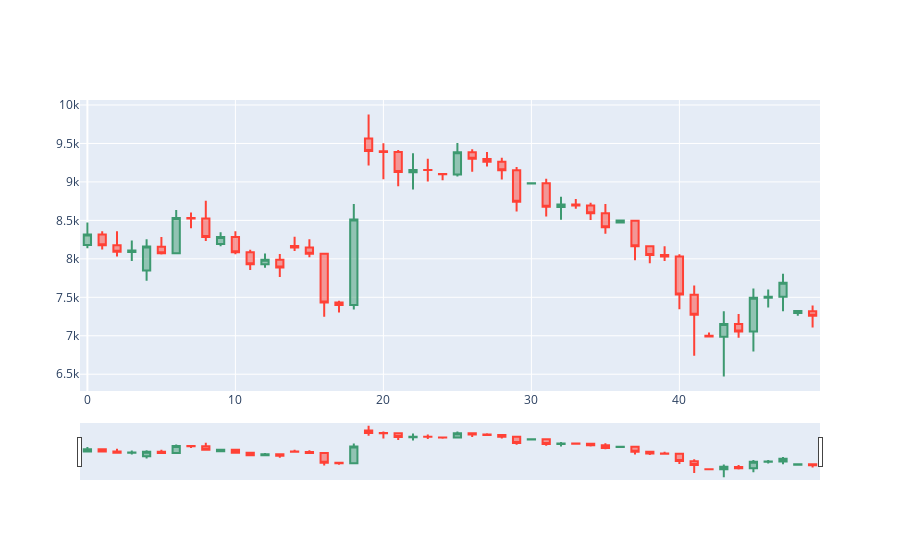

Here is the notebook cell this chart was saved with:
### Code cell
dfpl = df[0:50]
import plotly.graph_objects as go
from datetime import datetime

fig = go.Figure(data=[go.Candlestick(x=dfpl.index,
                open=dfpl['Open'],
                high=dfpl['High'],
                low=dfpl['Low'],
                close=dfpl['Close'])])

fig.show()
